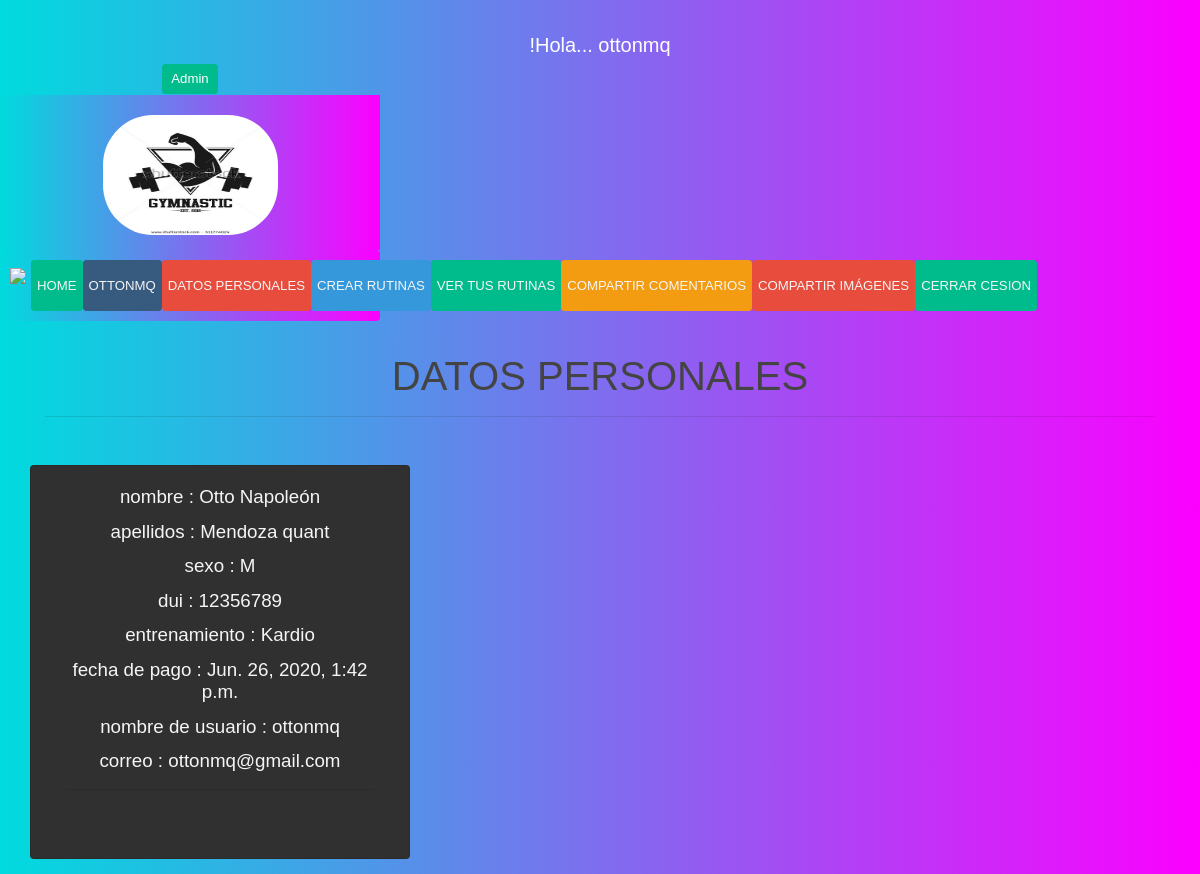
Screenshot of /lis2/ (signed in) with the database file from the repository.
### core/models.py (models this page shows, shortened)
class usuario(models.Model):
  nombre = models.CharField(max_length=100)
  apellidos = models.CharField(max_length=100)
  SEXOS = (('F','Femenino'),('M','Masculino'))
  sexo = models.CharField(max_length=1,choices=SEXOS,default='Masculino')
  dui = models.IntegerField()
  curso = models.ForeignKey(Curso,null=False,blank=False,on_delete=models.CASCADE)
  fecha_pago = models.DateTimeField()
  user = models.ForeignKey(User,on_delete= models.CASCADE)

class Curso(models.Model):
  entrenamiento = models.CharField(max_length=100,unique=True)
  precio = models.CharField(max_length=10)
  horario = models.CharField(max_length=200)

### core/class_views.py (the view)
# urls.py: path('lis2/',matrilist.as_view(),name='lis2'),
class matrilist(ListView):
  model = usuario
  template_name ='core/usuarios/lis2.html'
  def get_queryset(self):
    return self.model.objects.filter(user=self.request.user)

### core/templates/core/usuarios/lis2.html (shortened to what this page needs)
{% extends 'core/base.html' %}
{% block contenido %}
<section class="portfolio" id="portfolio">
      <div class="container">
        <h2 class="text-center text-uppercase text-secondary mb-0">Datos personales</h2>
        <hr class="star-dark mb-5">
       <div class="row">
             {% for a in object_list %}
          <div class="card col-md-6 col-lg-4" style="width: 18rem;">
            <div class="card-body">
              <h5 class="card-title">nombre : {{a.nombre}}</h5>
              <h5 class="card-title">apellidos : {{a.apellidos}}</h5>
              <h5 class="card-title">sexo : {{a.sexo}}</h5>
              <h5 class="card-title">dui : {{a.dui}}</h5>
                            <h5 class="card-title">entrenamiento : {{a.curso.entrenamiento}}</h5>
                              <h5 class="card-title">fecha de pago : {{a.fecha_pago}}</h5>
                               <h5 class="card-title">nombre de usuario : {{a.user.username}}</h5>
                <h5 class="card-title" >correo : {{a.user.email}}</h5>
                      <hr class="star-dark mb-5">
            </div>
          </div>
          {%empty%}
            <h1>No estas matriculado :(</h1>
          {%endfor%}
       </div>
      </div>
    </section>
{% endblock contenido %}

### core/templates/core/base.html (shortened to what this page needs)
<!DOCTYPE html>
<html lang="en">
<head>
    {% load static %}
   <link href="{% static 'core/css/bootstrap.min.css' %}" rel="stylesheet">
   <link href="https://stackpath.bootstrapcdn.com/bootswatch/4.5.0/darkly/bootstrap.min.css" rel="stylesheet">
    <link href={% static 'core/css/carousel.css' %}" rel ="stylesheet">
     <link rel="stylesheet" href="https://cdnjs.cloudflare.com/ajax/libs/fancybox/3.3.5/jquery.fancybox.min.css" />
    <link rel="stylesheet" href="{% static 'core/css/estilos.css' %}">
    <link rel="stylesheet" href="https://cdn.jsdelivr.net/bxslider/4.2.12/jquery.bxslider.css">
</head>
<body>
  {% block login %}
         <br>
         <p class="login">
    {% if request.user.is_authenticated %}
        !Hola... {{request.user.username}}
        {% endif %}
         </p>
         <p class="login">
<div class="row">
    <div class="col-sm-12 col-md-6 col-lg-4 col-xl-4">
   </p>
 <p class="login">
    {% if request.user.is_authenticated %}
      {% if request.user.is_staff %}
                <a class="btn btn-success btn-sm"
                 href="/admin">Admin</a>
              {% endif %}
              {% endif %}
         </p>
  {% endblock login %}
  {% block header %}
   <header class="header">
    <h1>
      <img id="o" src="{% static 'core/img/logo.jpg' %}" alt="otto Logo" width="175" height="120">
    </h1>
  </header>
  {% endblock header %}
    {% block navbar2 %}
       <header class="masthead">
        <nav class="navbar navbar-expand-md navbar-light bg-light rounded mb-3">
          <div class="collapse navbar-collapse" id="navbarCollapse">
            <ul class="navbar-nav text-md-center nav-justified w-100">
              <li class="nav-item">
                <a href="#">
                  <img src="https://blog.nubecolectiva.com/wp-content/uploads/2018/06/logo_web.png">
                </a>
              </li>
              <li class="nav-item active">
                <a
                class="btn btn-success btn-sm"
                 href="/">Home <span class="sr-only">(current)</span></a>
              </li>           <li class="nav-item active">
                <a  class="btn btn-primary btn-sm"
                 href="/usuarios">{{request.user.username}}<span class="sr-only">(current)</span></a>
              </li>
              <li class="nav-item">
                <a
                class="btn btn-danger btn-sm"
                href="/lis2">Datos personales</a>
              </li>
              <li class="nav-item">
                <a
                class="btn btn-info btn-sm"
                 href="/regrutinas">Crear rutinas</a>
              </li>
              <li class="nav-item">
                <a
                class="btn btn-success btn-sm"
                href="/rutina">Ver tus rutinas</a>
             </li>
              <li class="nav-item">
                <a
                class="btn btn-warning btn-sm"
                 href="/registrocomen">compartir Comentarios</a>
              </li>
              <li class="nav-item">
                <a
                class="btn btn-danger btn-sm"
                 href="/regdoc">compartir imágenes</a>
              </li>
               <li class="nav-item">
                <a
                class="btn btn-success btn-sm"
                 href="/logout">Cerrar cesion</a>
              </li>
              </div>
        </nav>
    {% endblock navbar2 %}
    <div class="contenido">
        {% block contenido %}
        {% endblock contenido %}
    </div>
</body>
</html>

### core/static/core/css/estilos.css (style rules this page uses)
body { font-size: 15pt; background: #fc00ff; background: -webkit-linear-gradient(to right, #00dbde, #fc00ff); background: linear-gradient(to right, #00dbde, #fc00ff); }
#o { border-radius: 50px; }
.header { padding: 20px; display: flex; justify-content: center; align-content: center; height: 155px; background: url(./images/dummy-header.jpg) no-repeat center top; background-size: cover; background: #fc00ff; background: -webkit-linear-gradient(to right, #00dbde, #fc00ff); background: linear-gradient(to right, #00dbde, #fc00ff); }
.login { text-align: center; }
.navbar { background: #fc00ff; background: -webkit-linear-gradient(to right, #00dbde, #fc00ff); background: linear-gradient(to right, #00dbde, #fc00ff); padding: 10px 5px; text-align: center; }
.navbar a { text-decoration: none; text-transform: uppercase; color: whitesmoke; padding: 15px 5px; }
p { margin-bottom:1px; }
body { font-family: 'Lucida Sans', 'Lucida Sans Regular', 'Lucida Grande', 'Lucida Sans Unicode', Geneva, Verdana, sans-serif; }
.contenido { padding: 15px; background: #fc00ff; background: -webkit-linear-gradient(to right, #00dbde, #fc00ff); background: linear-gradient(to right, #00dbde, #fc00ff); color: whitesmoke; text-align: center; }

### rows the page displays
usuario: nombre "Otto Napoleón", apellidos "Mendoza quant", sexo "M", dui "12356789", curso.entrenamiento "Kardio", fecha_pago "Jun. 26, 2020, 1:42 p.m.", user.username "ottonmq", user.email "ottonmq@gmail.com"

### other values shown
{{ request.user.username }} "ottonmq"
{{ request.user.username }} "OTTONMQ"
